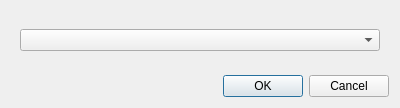
<?xml version="1.0" encoding="UTF-8"?>
<ui version="4.0">
 <class>Dialog</class>
 <widget class="QDialog" name="Dialog">
  <property name="geometry">
   <rect>
    <x>0</x>
    <y>0</y>
    <width>400</width>
    <height>108</height>
   </rect>
  </property>
  <property name="windowTitle">
   <string>Dialog</string>
  </property>
  <layout class="QVBoxLayout" name="verticalLayout">
   <item>
    <widget class="QWidget" name="widget_2" native="true">
     <layout class="QVBoxLayout" name="verticalLayout_2">
      <item>
       <widget class="QComboBox" name="recent_servers">
        <property name="currentText">
         <string/>
        </property>
       </widget>
      </item>
     </layout>
    </widget>
   </item>
   <item>
    <widget class="QDialogButtonBox" name="buttonBox">
     <property name="orientation">
      <enum>Qt::Horizontal</enum>
     </property>
     <property name="standardButtons">
      <set>QDialogButtonBox::Cancel|QDialogButtonBox::Ok</set>
     </property>
    </widget>
   </item>
  </layout>
 </widget>
 <resources/>
 <connections>
  <connection>
   <sender>buttonBox</sender>
   <signal>accepted()</signal>
   <receiver>Dialog</receiver>
   <slot>accept()</slot>
   <hints>
    <hint type="sourcelabel">
     <x>248</x>
     <y>254</y>
    </hint>
    <hint type="destinationlabel">
     <x>157</x>
     <y>274</y>
    </hint>
   </hints>
  </connection>
  <connection>
   <sender>buttonBox</sender>
   <signal>rejected()</signal>
   <receiver>Dialog</receiver>
   <slot>reject()</slot>
   <hints>
    <hint type="sourcelabel">
     <x>316</x>
     <y>260</y>
    </hint>
    <hint type="destinationlabel">
     <x>286</x>
     <y>274</y>
    </hint>
   </hints>
  </connection>
 </connections>
</ui>
